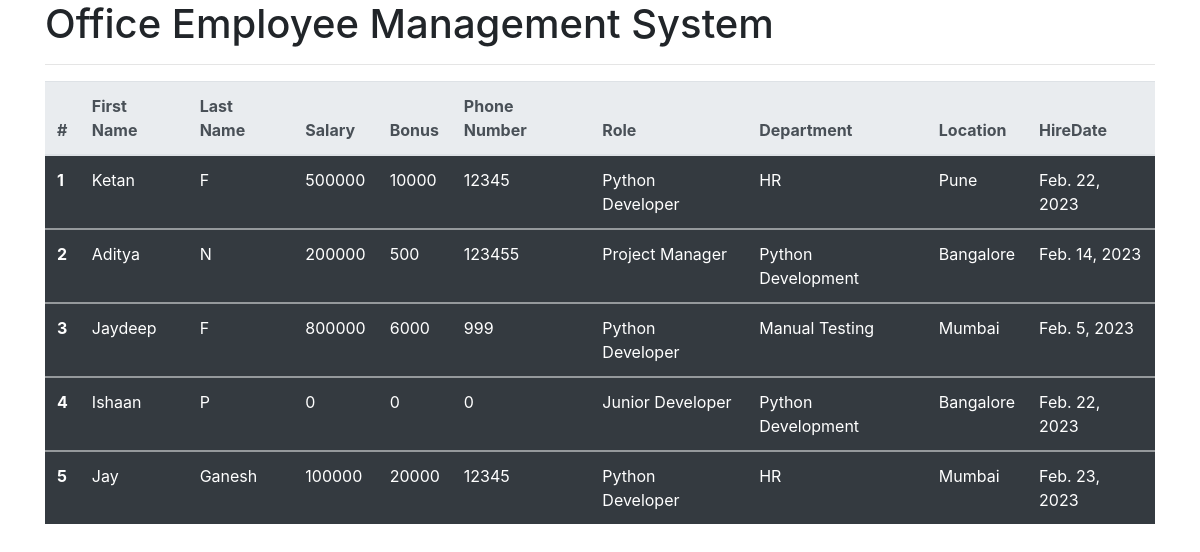
The app's page /all_emp with its own data.
### home/models.py (models this page shows, shortened)
class Employee(models.Model):
    first_name = models.CharField(max_length=100, null=False)
    last_name = models.CharField(max_length=100)
    dept = models.ForeignKey(Department, on_delete=models.CASCADE)
    salary = models.IntegerField(default=0)
    bonus = models.IntegerField(default=0)
    role = models.ForeignKey(Role, on_delete=models.CASCADE)
    phone = models.IntegerField(default=0)
    hire_date = models.DateField()
    def __str__(self):
        return " %s %s %s" % (self.first_name, self.last_name, self.phone)

class Role(models.Model):
    name = models.CharField(max_length=100, null=False)

class Department(models.Model):
    name = models.CharField(max_length=100, null=False)
    location = models.CharField(max_length=100)

### home/views.py (the view)
# urls.py: path('all_emp', views.all_emp, name='all_emp'),
def all_emp(request):
    emps = Employee.objects.all()
    context = {
        'emps': emps
    }
    print(context)
    return render(request, 'all_emp.html', context)

### home/templates/all_emp.html (shortened to what this page needs)
<!DOCTYPE html>
<html lang="en">
  <head>
    <link
      rel="stylesheet"
      href="https://cdn.jsdelivr.net/npm/bootstrap@4.3.1/dist/css/bootstrap.min.css"
    />
  </head>
  <body>
    <div class="container">
      <h1>Office Employee Management System</h1>
      <hr />
      <table class="table table-dark">
        <thead class="thead-light">
          <tr>
            <th scope="col">#</th>
            <th scope="col">First Name</th>
            <th scope="col">Last Name</th>
            <th scope="col">Salary</th>
            <th scope="col">Bonus</th>
            <th scope="col">Phone Number</th>
            <th scope="col">Role</th>
            <th scope="col">Department</th>
            <th scope="col">Location</th>
            <th scope="col">HireDate</th>
          </tr>
        </thead>
        {% for emp in emps%}
        <tbody>
          <tr>
            <th scope="row">{{emp.id}}</th>
            <td>{{emp.first_name}}</td>
            <td>{{emp.last_name}}</td>
            <td>{{emp.salary}}</td>
            <td>{{emp.bonus}}</td>
            <td>{{emp.phone}}</td>
            <td>{{emp.role.name}}</td>
            <td>{{emp.dept.name}}</td>
            <td>{{emp.dept.location}}</td>
            <td>{{emp.hire_date}}</td>
          </tr>
        </tbody>
        {% endfor%}
      </table>
    </div>
  </body>
</html>

### records on screen
Employee: id "1", first_name "Ketan", last_name "F", salary "500000", bonus "10000", phone "12345", role.name "Python Developer", dept.name "HR", dept.location "Pune", hire_date "Feb. 22, 2023"
Employee: id "2", first_name "Aditya", last_name "N", salary "200000", bonus "500", phone "123455", role.name "Project Manager", dept.name "Python Development", dept.location "Bangalore", hire_date "Feb. 14, 2023"
Employee: id "3", first_name "Jaydeep", last_name "F", salary "800000", bonus "6000", phone "999", role.name "Python Developer", dept.name "Manual Testing", dept.location "Mumbai", hire_date "Feb. 5, 2023"
Employee: id "4", first_name "Ishaan", last_name "P", salary "0", bonus "0", phone "0", role.name "Junior Developer", dept.name "Python Development", dept.location "Bangalore", hire_date "Feb. 22, 2023"
Employee: id "5", first_name "Jay", last_name "Ganesh", salary "100000", bonus "20000", phone "12345", role.name "Python Developer", dept.name "HR", dept.location "Mumbai", hire_date "Feb. 23, 2023"
